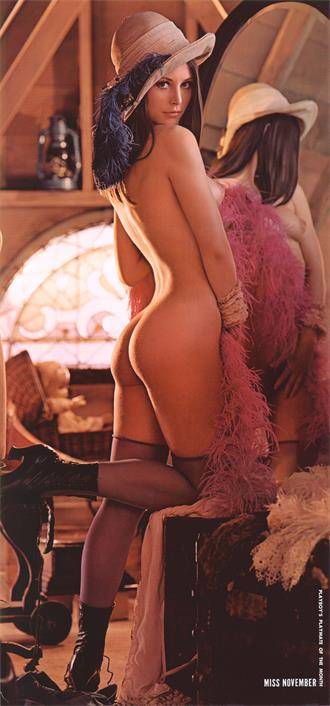
//> input picture FromBook-Opencv算法精解/3.1仿射变换/3.1仿射变换/lena_full.jpg, 330 x 706 px
$ ./main   (built with g++ and OpenCV 4)
//> lines starting //> are read from the running program, lines starting //| are printed output that depends on the picture
#include<iostream>
#include<opencv2\core\core.hpp>
#include<opencv2\highgui\highgui.hpp>
#include<opencv2\imgproc\imgproc.hpp>

using namespace std;
using namespace cv;
Mat fft2Image(Mat fImage)
{
	CV_Assert(fImage.type() == CV_32FC1 || fImage.type() == CV_64FC1);
	CV_Assert(fImage.channels() == 1);


	//快速傅立叶变换填充需要
	int row = fImage.rows;
	int col = fImage.cols;
	int rPadding = getOptimalDFTSize(row);
	int cPadding = getOptimalDFTSize(col);

	Mat padded,dst;
	copyMakeBorder(fImage, padded, 0, rPadding - row, 0, cPadding - col, BORDER_CONSTANT, Scalar::all(0));
	//傅立叶变换，这里得到双通道含虚部实部的Mat
	dft(padded, dst, DFT_COMPLEX_OUTPUT);
	return dst;
}
Mat getAmplitude(Mat fft)
{
	CV_Assert(fft.channels() == 2);
	vector<Mat> channals;
	split(fft, channals);

	Mat amplitude;
	magnitude(channals[0], channals[1], amplitude);
	return amplitude;
}
Mat getPhase(Mat fft)
{
	CV_Assert(fft.channels() == 2);
	vector<Mat> channals;
	split(fft, channals);

	Mat phaseImg;
	phaseImg.create(fft.size(), CV_64FC1);

	for (int r = 0; r < phaseImg.rows; r++)
	{
		for (int c = 0; c < phaseImg.cols; c++)
		{
			double real = channals[0].at<double>(r, c);
			double imaginary = channals[1].at<double>(r, c);
			phaseImg.at<double>(r, c)= atan2(imaginary ,real);
		}
	}
	return phaseImg;
}
int main()
{
	Mat src = imread("lena_full.jpg",0);
//> src: 706 rows x 330 cols, CV_8UC1; min 0, max 255, mean 91.9
	imshow("原图",src);

	Mat fImage;
	src.convertTo(fImage, CV_64FC1, 1.0 / 255);

	cout << fImage.type() << "--" << CV_32FC1 << "--" << CV_64FC1 << endl;
//| 6--5--6
	//1.傅立叶变换得到双通道虚实补矩阵fft
	Mat fft=fft2Image(fImage);
//> in fft2Image, `copyMakeBorder(fImage, padded, 0, rPadding - row, 0, cPadding - col, B..`:
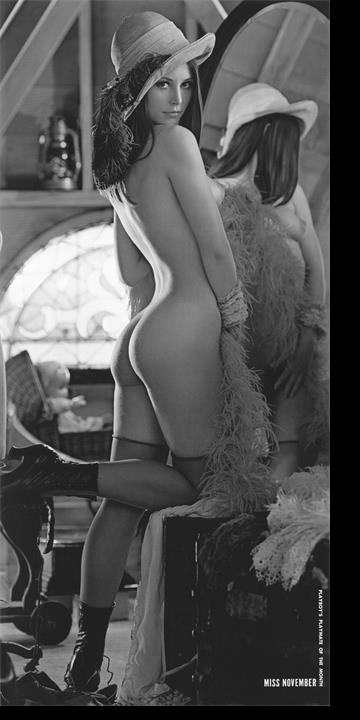
//> padded: 720 rows x 360 cols, CV_64FC1; min 0, max 1, mean 0.324

	//2.幅度谱
	Mat amplitude= getAmplitude(fft);

	//3.幅度谱的log运算
	Mat logAmplitude;
	log(amplitude + 1.0, logAmplitude);

	//4.幅度谱log运算的均值平滑
	Mat meanLogAmplitude;
	blur(amplitude, meanLogAmplitude, Size(3, 3), Point(-1, -1));

	//5.计算残差谱=log(幅度谱)-meanBlur(log(幅度谱))
	Mat specRes = logAmplitude - meanLogAmplitude;

	//6.残差谱指数运算
	Mat expSpecRes;
	exp(specRes, expSpecRes);

	//7.相位谱
	Mat phase = getPhase(fft);
//> after the loop in getPhase, `for (int r = 0; r < phaseImg.rows; r++)`:
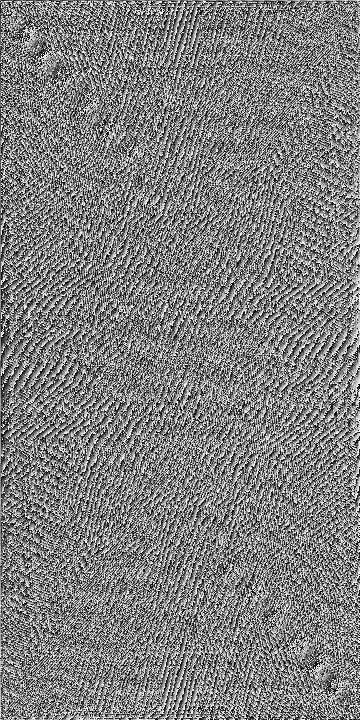
//> phaseImg: 720 rows x 360 cols, CV_64FC1; min -3.14, max 3.14, mean -1.97e-17; drawn with min black and max white

	//8.正弦余弦相位谱-用于后面和新幅度谱(残差谱)计算傅立叶矩阵的实部虚部
	Mat cosPhase(phase.size(), CV_64FC1);
	Mat sinPhase(phase.size(), CV_64FC1);
	for (int r = 0; r < phase.rows; r++)
	{
		for (int c = 0; c < phase.cols; c++)
		{
			cosPhase.at<double>(r, c) = cos(phase.at<double>(r, c));
			sinPhase.at<double>(r, c) = sin(phase.at<double>(r, c));
		}
	}
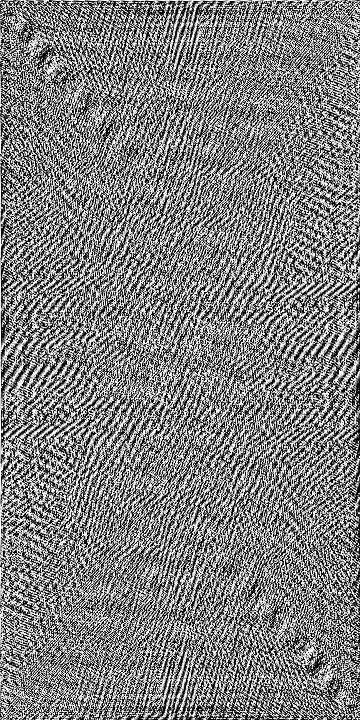
//> cosPhase: 720 rows x 360 cols, CV_64FC1; min -1, max 1, mean 0.00763; drawn with min black and max white
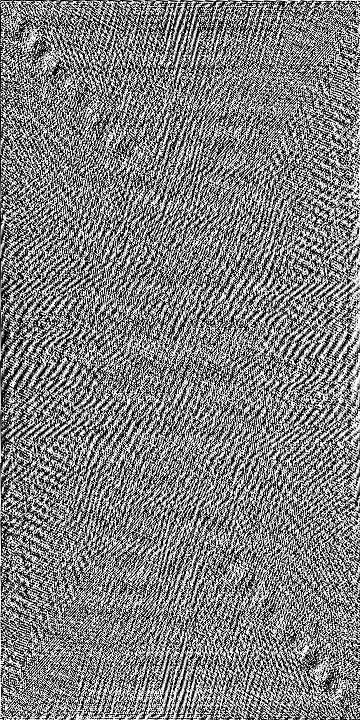
//> sinPhase: 720 rows x 360 cols, CV_64FC1; min -1, max 1, mean -1.05e-17; drawn with min black and max white

	//9.残差谱作为幅度谱计算的新傅立叶矩阵
	Mat real = expSpecRes.mul(cosPhase);
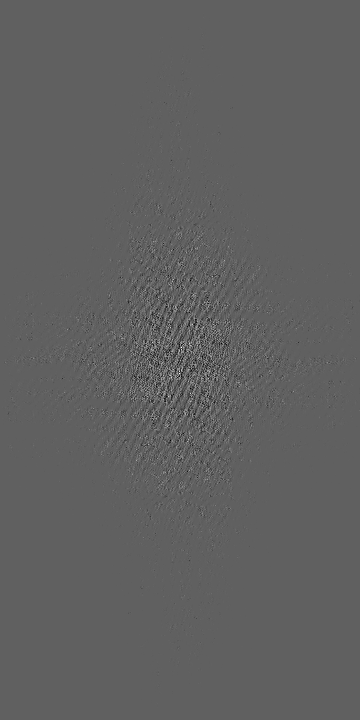
//> real: 720 rows x 360 cols, CV_64FC1; min -0.772, max 1.27, mean 0.000673; drawn with min black and max white
	Mat imaginary = expSpecRes.mul(sinPhase);

	//10.合并实部虚部得到新傅立叶矩阵
	vector<Mat> realAndImag;
	realAndImag.push_back(real);
	realAndImag.push_back(imaginary);
	Mat complex;
	merge(realAndImag, complex);


	//11.新傅立叶矩矩阵下的傅立叶逆变换
	Mat invFFT;
	//注意之前傅立叶逆变换是：DFT_REAL_OUTPUT + DFT_INVERSE + DFT_SCALE只取实部，然后再将invFFT2变为CV_8UC1就变回原图
	//但是这里不仅仅是获得实部，而是复数形式的原图，所以invFFT是双通道的
	dft(complex, invFFT, DFT_COMPLEX_OUTPUT+DFT_INVERSE);

	//12.傅立叶逆变化幅度谱
	Mat invFFTAmp=getAmplitude(invFFT);
//> in getAmplitude (call 2), `split(fft, channals);`:
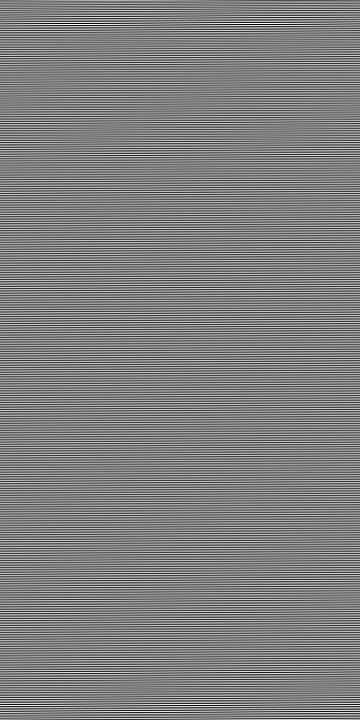
//> channals[1]: 720 rows x 360 cols, CV_64FC1; min -0.452, max 0.452, mean 3.56e-19; drawn with min black and max white

	//13.平方运算
	pow(invFFTAmp, 2.0, invFFTAmp);

	//14.高斯平滑
	GaussianBlur(invFFTAmp, invFFTAmp, Size(11, 11), 2.5);
	//cout << invFFTAmp.type() << endl;     //CV_64FC1;

	//15.显著性显示
	normalize(invFFTAmp, invFFTAmp, 0, 1.0, NORM_MINMAX);

	//16.提升对比度
	pow(invFFTAmp, 0.5, invFFTAmp);

	//17.之前src->fImage从CV_8UC1变为CV_64FC1时乘以1.0/255,为了保证数值统一，这里要乘以255
	Mat saliencyMap;
	invFFTAmp.convertTo(saliencyMap,CV_8UC1, 255);
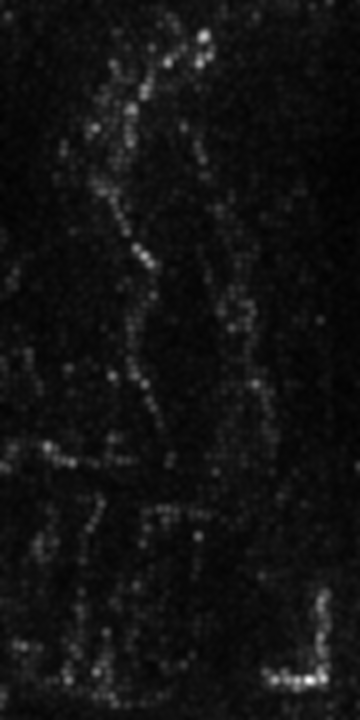
//> saliencyMap: 720 rows x 360 cols, CV_8UC1; min 0, max 255, mean 18.3
	//显著性检测能抽取图像信息中、最具差异的部分或者最感兴趣或者首先关注的部分
	//结果图像中，白色部分就是差异性最明显的部分

	imshow("显著性检测", saliencyMap);
	waitKey(0);
	return 0;
}
